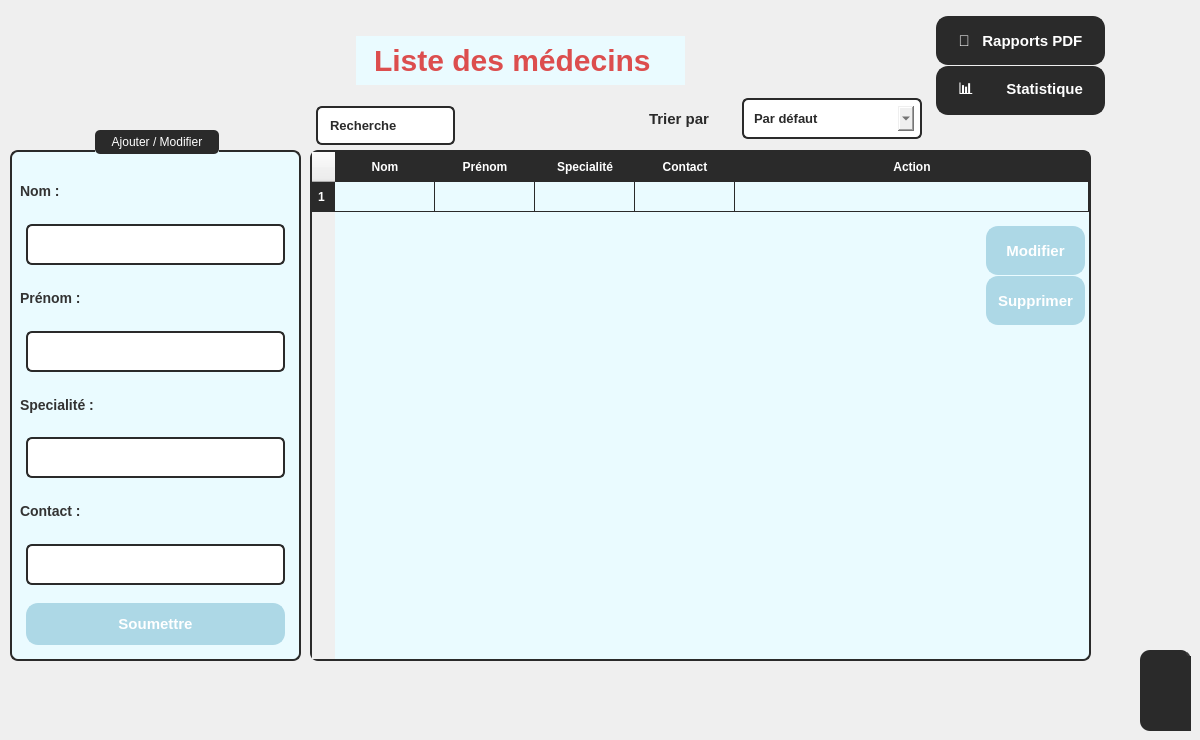
        <widget class="QWidget" name="Labo_15">
         <property name="styleSheet">
          <string notr="true">color : black;</string>
         </property>
         <widget class="QLabel" name="label_250">
          <property name="geometry">
           <rect>
            <x>350</x>
            <y>30</y>
            <width>341</width>
            <height>61</height>
           </rect>
          </property>
          <property name="styleSheet">
           <string notr="true"> color: rgb(220, 78, 78);
    padding: 10px;
    margin: 6px;
    font-size: 30px;
    font-weight: bold;
background-color: rgb(234, 251, 255); 

</string>
          </property>
          <property name="text">
           <string>Liste des médecins</string>
          </property>
         </widget>
         <widget class="QWidget" name="popupWidget_15" native="true">
          <property name="geometry">
           <rect>
            <x>1140</x>
            <y>650</y>
            <width>51</width>
            <height>81</height>
           </rect>
          </property>
          <property name="styleSheet">
           <string notr="true">QWidget {
    background-color: #2a2a2a;
    border-right: 2px solid #3a3a3a;
    border-radius: 10px;
}

QPushButton {
    background-color: #3a3a3a;
    color: #ffffff;
    border: none;
    padding: 10px;
    margin: 5px;
    border-radius: 10px;
}

QPushButton:hover {
    background-color: #4a4a4a;
}

QPushButton:pressed {
    background-color: #666666;
}

QListWidget {
    background-color: #2a2a2a;
    color: #ffffff;
    border: none;
    border-radius: 10px;
}

QListWidget::item {
    padding: 8px;
    border-radius: 10px;
}

QListWidget::item:selected {
    background-color: #4a4a4a;
}

QScrollBar:vertical {
    border: none;
    background: #2a2a2a;
    width: 8px;
    margin: 0px 0px 0px 0px;
    border-radius: 10px;
}

QScrollBar::handle:vertical {
    background: #555555;
    border-radius: 10px;
}

QScrollBar::handle:vertical:hover {
    background: #777777;
}

QScrollBar::add-line:vertical, QScrollBar::sub-line:vertical {
    border: none;
    background: none;
}
</string>
          </property>
          <widget class="QPushButton" name="pushButton_45">
           <property name="geometry">
            <rect>
             <x>30</x>
             <y>70</y>
             <width>111</width>
             <height>51</height>
            </rect>
           </property>
           <property name="styleSheet">
            <string notr="true">QPushButton {
    background-color: #2a2a2a;
    color: #ffffff;
    border: 2px solid #2a2a2a;
    padding: 10px;
    margin: 6px;
    border-radius: 12px;
    font-size: 11px;
    font-weight: bold;
    text-transform: uppercase;
    transition: all 0.3s ease-in-out;
}

QPushButton:hover {
    background-color: #606060;
    border-color: #777777;
}

QPushButton:pressed {
    background-color: #787878;
    border-color: #909090;
}

QPushButton:disabled {
    background-color: #353535;
    color: #ffffff;
    border-color: #444444;
}
</string>
           </property>
           <property name="text">
            <string>testtt</string>
           </property>
          </widget>
          <widget class="QPushButton" name="pushButton_46">
           <property name="geometry">
            <rect>
             <x>20</x>
             <y>0</y>
             <width>131</width>
             <height>61</height>
            </rect>
           </property>
           <property name="styleSheet">
            <string notr="true">QPushButton {
    background-color: #2a2a2a;
    color: #ffffff;
    border: 2px solid #2a2a2a;
    padding: 10px;
    margin: 6px;
    border-radius: 12px;
    font-size: 11px;
    font-weight: bold;
    text-transform: uppercase;
    transition: all 0.3s ease-in-out;
}

QPushButton:hover {
    background-color: #606060;
    border-color: #777777;
}

QPushButton:pressed {
    background-color: #787878;
    border-color: #909090;
}

QPushButton:disabled {
    background-color: #353535;
    color: #ffffff;
    border-color: #444444;
}
</string>
           </property>
           <property name="text">
            <string>testtt</string>
           </property>
          </widget>
          <widget class="QPushButton" name="pushButton_47">
           <property name="geometry">
            <rect>
             <x>20</x>
             <y>30</y>
             <width>131</width>
             <height>61</height>
            </rect>
           </property>
           <property name="styleSheet">
            <string notr="true">QPushButton {
    background-color: #2a2a2a;
    color: #ffffff;
    border: 2px solid #2a2a2a;
    padding: 10px;
    margin: 6px;
    border-radius: 12px;
    font-size: 11px;
    font-weight: bold;
    text-transform: uppercase;
    transition: all 0.3s ease-in-out;
}

QPushButton:hover {
    background-color: #606060;
    border-color: #777777;
}

QPushButton:pressed {
    background-color: #787878;
    border-color: #909090;
}

QPushButton:disabled {
    background-color: #353535;
    color: #ffffff;
    border-color: #444444;
}
</string>
           </property>
           <property name="text">
            <string>testtt</string>
           </property>
          </widget>
         </widget>
         <widget class="QGroupBox" name="groupBox_17">
          <property name="geometry">
           <rect>
            <x>10</x>
            <y>130</y>
            <width>291</width>
            <height>531</height>
           </rect>
          </property>
          <property name="styleSheet">
           <string notr="true">QGroupBox {
    background-color: rgb(234, 251, 255);  /* Light blue background */
    border: 2px solid #2a2a2a ;  /* Dark gray border */
    border-radius: 8px;         /* Rounded corners */
    margin-top: 20px;           /* Space for title */
    padding: 10px;
}
QGroupBox::title {
    subcontrol-origin: margin;
    subcontrol-position: top center;
    padding: 5px 15px;
    background-color: #2a2a2a  ;  /* Dark gray background */
    color: white  ;               /* White text */
    border-radius: 5px;
    font-weight: bold;
}</string>
          </property>
          <property name="title">
           <string>Ajouter / Modifier</string>
          </property>
          <widget class="QWidget" name="layoutWidget_29">
           <property name="geometry">
            <rect>
             <x>10</x>
             <y>40</y>
             <width>271</width>
             <height>481</height>
            </rect>
           </property>
           <layout class="QVBoxLayout" name="verticalLayout_18">
            <item>
             <widget class="QLabel" name="label_251">
              <property name="styleSheet">
               <string notr="true">font-size: 14px;
        font-weight: bold;
        color: #333; /* Dark gray text */
        background: transparent;</string>
              </property>
              <property name="text">
               <string>Nom :</string>
              </property>
             </widget>
            </item>
            <item>
             <widget class="QLineEdit" name="lineEdit_83">
              <property name="styleSheet">
               <string notr="true">border: 2px solid #2a2a2a ; /* Blue border */
        border-radius: 6px;
        padding: 5px 8px;
         color: #2a2a2a;
    padding: 10px;
    margin: 6px;
    font-size: 13px;
    font-weight: bold;
        selection-background-color: #cce5ff; /* Light blue selection */

</string>
              </property>
             </widget>
            </item>
            <item>
             <widget class="QLabel" name="label_252">
              <property name="styleSheet">
               <string notr="true">font-size: 14px;
        font-weight: bold;
        color: #333; /* Dark gray text */
        background: transparent;</string>
              </property>
              <property name="text">
               <string>Prénom :</string>
              </property>
             </widget>
            </item>
            <item>
             <widget class="QLineEdit" name="lineEdit_92">
              <property name="styleSheet">
               <string notr="true">border: 2px solid #2a2a2a ; /* Blue border */
        border-radius: 6px;
        padding: 5px 8px;
         color: #2a2a2a;
    padding: 10px;
    margin: 6px;
    font-size: 13px;
    font-weight: bold;
        selection-background-color: #cce5ff; /* Light blue selection */

</string>
              </property>
             </widget>
            </item>
            <item>
             <widget class="QLabel" name="label_253">
              <property name="styleSheet">
               <string notr="true">font-size: 14px;
        font-weight: bold;
        color: #333; /* Dark gray text */
        background: transparent;</string>
              </property>
              <property name="text">
               <string>Specialité :</string>
              </property>
             </widget>
            </item>
            <item>
             <widget class="QLineEdit" name="lineEdit_93">
              <property name="styleSheet">
               <string notr="true">border: 2px solid #2a2a2a ; /* Blue border */
        border-radius: 6px;
        padding: 5px 8px;
         color: #2a2a2a;
    padding: 10px;
    margin: 6px;
    font-size: 13px;
    font-weight: bold;
        selection-background-color: #cce5ff; /* Light blue selection */

</string>
              </property>
             </widget>
            </item>
            <item>
             <widget class="QLabel" name="label_254">
              <property name="styleSheet">
               <string notr="true">font-size: 14px;
        font-weight: bold;
        color: #333; /* Dark gray text */
        background: transparent;</string>
              </property>
              <property name="text">
               <string>Contact :</string>
              </property>
             </widget>
            </item>
            <item>
             <widget class="QLineEdit" name="lineEdit_94">
              <property name="styleSheet">
               <string notr="true">border: 2px solid #2a2a2a ; /* Blue border */
        border-radius: 6px;
        padding: 5px 8px;
         color: #2a2a2a;
    padding: 10px;
    margin: 6px;
    font-size: 13px;
    font-weight: bold;
        selection-background-color: #cce5ff; /* Light blue selection */

</string>
              </property>
             </widget>
            </item>
            <item>
             <widget class="QPushButton" name="pushButton_163">
              <property name="styleSheet">
               <string notr="true">QPushButton {
    background-color: rgb(173, 216, 230);
    color: #ffffff;
    border: 2px solid rgb(173, 216, 230);
    padding: 10px;
    margin: 6px;
    border-radius: 12px;
    font-size: 15px;
    font-weight: bold;
    transition: all 0.3s ease-in-out;
}

QPushButton:hover {
    background-color: #606060;
    border-color: #777777;
}

QPushButton:pressed {
    background-color: #787878;
    border-color: #909090;
}

QPushButton:disabled {
    background-color: #353535;
    color: #ffffff;
    border-color: #444444;
}
</string>
              </property>
              <property name="text">
               <string>Soumettre</string>
              </property>
             </widget>
            </item>
           </layout>
          </widget>
         </widget>
         <widget class="QTableWidget" name="tableau2_6">
          <property name="geometry">
           <rect>
            <x>310</x>
            <y>150</y>
            <width>781</width>
            <height>511</height>
           </rect>
          </property>
          <property name="minimumSize">
           <size>
            <width>781</width>
            <height>0</height>
           </size>
          </property>
          <property name="maximumSize">
           <size>
            <width>781</width>
            <height>511</height>
           </size>
          </property>
          <property name="layoutDirection">
           <enum>Qt::LayoutDirection::LeftToRight</enum>
          </property>
          <property name="autoFillBackground">
           <bool>false</bool>
          </property>
          <property name="styleSheet">
           <string notr="true">QTableWidget {
    background-color: rgb(234, 251, 255);
    border: 2px solid #2a2a2a;
    border-radius: 8px;
    gridline-color: #2a2a2a;
    selection-background-color: #2a2a2a;
    selection-color: white;
}

QHeaderView::section {
    background-color: #2a2a2a;
    color: white;
    padding: 5px;
    border: 1px solid #2a2a2a;
    font-weight: bold;
}

QTableWidget QTableCornerButton::section {
    background-color: #2a2a2a;
    border: 1px solid #2a2a2a;
}

QTableWidget::item {
    padding: 5px;
}

QTableWidget::item:selected {
    background-color: #2a2a2a;
    color: white;
}

QTableWidget::item:hover {
    background-color: rgb(200, 240, 250);
}
</string>
          </property>
          <property name="lineWidth">
           <number>144</number>
          </property>
          <property name="sizeAdjustPolicy">
           <enum>QAbstractScrollArea::SizeAdjustPolicy::AdjustToContents</enum>
          </property>
          <attribute name="horizontalHeaderStretchLastSection">
           <bool>true</bool>
          </attribute>
          <row/>
          <column>
           <property name="text">
            <string>Nom</string>
           </property>
          </column>
          <column>
           <property name="text">
            <string>Prénom</string>
           </property>
          </column>
          <column>
           <property name="text">
            <string>Specialité</string>
           </property>
          </column>
          <column>
           <property name="text">
            <string>Contact</string>
           </property>
          </column>
          <column>
           <property name="text">
            <string>Action</string>
           </property>
          </column>
         </widget>
         <widget class="QLineEdit" name="lineEdit_95">
          <property name="geometry">
           <rect>
            <x>310</x>
            <y>100</y>
            <width>151</width>
            <height>51</height>
           </rect>
          </property>
          <property name="styleSheet">
           <string notr="true">border: 2px solid #2a2a2a ; /* Blue border */
        border-radius: 6px;
        padding: 5px 8px;
 color: #2a2a2a  ;
    padding: 10px;
    margin: 6px;
    font-size: 13px;
    font-weight: bold;
        selection-background-color: #cce5ff; /* Light blue selection */

text : search
</string>
          </property>
          <property name="text">
           <string>Recherche</string>
          </property>
         </widget>
         <widget class="QPushButton" name="pushButton_164">
          <property name="geometry">
           <rect>
            <x>980</x>
            <y>220</y>
            <width>111</width>
            <height>61</height>
           </rect>
          </property>
          <property name="styleSheet">
           <string notr="true">QPushButton {
    background-color: rgb(173, 216, 230);
    color: #ffffff;
    border: 2px solid rgb(173, 216, 230);
    padding: 10px;
    margin: 6px;
    border-radius: 12px;
    font-size: 15px;
    font-weight: bold;
    transition: all 0.3s ease-in-out;
}

QPushButton:hover {
    background-color: #606060;
    border-color: #777777;
}

QPushButton:pressed {
    background-color: #787878;
    border-color: #909090;
}

QPushButton:disabled {
    background-color: #353535;
    color: #ffffff;
    border-color: #444444;
}
</string>
          </property>
          <property name="text">
           <string>Modifier</string>
          </property>
         </widget>
         <widget class="QPushButton" name="pushButton_165">
          <property name="geometry">
           <rect>
            <x>980</x>
            <y>270</y>
            <width>111</width>
            <height>61</height>
           </rect>
          </property>
          <property name="styleSheet">
           <string notr="true">QPushButton {
    background-color: rgb(173, 216, 230);
    color: #ffffff;
    border: 2px solid rgb(173, 216, 230);
    padding: 10px;
    margin: 6px;
    border-radius: 12px;
    font-size: 15px;
    font-weight: bold;
    transition: all 0.3s ease-in-out;
}

QPushButton:hover {
    background-color: #606060;
    border-color: #777777;
}

QPushButton:pressed {
    background-color: #787878;
    border-color: #909090;
}

QPushButton:disabled {
    background-color: #353535;
    color: #ffffff;
    border-color: #444444;
}
</string>
          </property>
          <property name="text">
           <string>Supprimer</string>
          </property>
         </widget>
         <widget class="QPushButton" name="btnmedecin3_6">
          <property name="geometry">
           <rect>
            <x>930</x>
            <y>10</y>
            <width>181</width>
            <height>61</height>
           </rect>
          </property>
          <property name="styleSheet">
           <string notr="true">QPushButton {
    background-color: #2a2a2a   ;
    color: #ffffff;
    border: 2px solid #2a2a2a   ;
    padding: 10px;
    margin: 6px;
    border-radius: 12px;
    font-size: 15px;
    font-weight: bold;
    transition: all 0.3s ease-in-out;
}

QPushButton:hover {
    background-color: #606060;
    border-color: #777777;
}

QPushButton:pressed {
    background-color: #787878;
    border-color: #909090;
}

QPushButton:disabled {
    background-color: #353535;
    color: #ffffff;
    border-color: #444444;
}
</string>
          </property>
          <property name="text">
           <string>📑   Rapports PDF</string>
          </property>
          <property name="icon">
           <iconset>
            <normaloff>:/new/prefix1/icons/microscope_4131002.png</normaloff>:/new/prefix1/icons/microscope_4131002.png</iconset>
          </property>
          <property name="checkable">
           <bool>true</bool>
          </property>
          <property name="autoExclusive">
           <bool>true</bool>
          </property>
         </widget>
         <widget class="QPushButton" name="btnmedecin2_6">
          <property name="geometry">
           <rect>
            <x>930</x>
            <y>60</y>
            <width>181</width>
            <height>61</height>
           </rect>
          </property>
          <property name="styleSheet">
           <string notr="true">QPushButton {
    background-color: #2a2a2a   ;
    color: #ffffff;
    border: 2px solid #2a2a2a   ;
    padding: 10px;
    margin: 6px;
    border-radius: 12px;
    font-size: 15px;
    font-weight: bold;
    transition: all 0.3s ease-in-out;
}

QPushButton:hover {
    background-color: #606060;
    border-color: #777777;
}

QPushButton:pressed {
    background-color: #787878;
    border-color: #909090;
}

QPushButton:disabled {
    background-color: #353535;
    color: #ffffff;
    border-color: #444444;
}
</string>
          </property>
          <property name="text">
           <string>📊        Statistique</string>
          </property>
          <property name="icon">
           <iconset>
            <normaloff>:/new/prefix1/icons/microscope_4131002.png</normaloff>:/new/prefix1/icons/microscope_4131002.png</iconset>
          </property>
          <property name="checkable">
           <bool>true</bool>
          </property>
          <property name="autoExclusive">
           <bool>true</bool>
          </property>
         </widget>
         <widget class="QWidget" name="layoutWidget_30">
          <property name="geometry">
           <rect>
            <x>537</x>
            <y>90</y>
            <width>391</width>
            <height>57</height>
           </rect>
          </property>
          <layout class="QHBoxLayout" name="horizontalLayout_15">
           <property name="spacing">
            <number>7</number>
           </property>
           <item alignment="Qt::AlignmentFlag::AlignRight">
            <widget class="QLabel" name="label_255">
             <property name="styleSheet">
              <string notr="true"> color: #2a2a2a  ;
    padding: 10px;
    margin: 6px;
    font-size: 15px;
    font-weight: bold;
 </string>
             </property>
             <property name="text">
              <string>Trier par</string>
             </property>
            </widget>
           </item>
           <item>
            <widget class="QComboBox" name="comboBox_25">
             <property name="styleSheet">
              <string notr="true">border: 2px solid #2a2a2a ; /* Blue border */
        border-radius: 6px;
        padding: 5px 8px;
 color: #2a2a2a  ;
    padding: 10px;
    margin: 6px;
    font-size: 13px;
    font-weight: bold;
        selection-background-color: #cce5ff; /* Light blue selection */

text : search
</string>
             </property>
             <item>
              <property name="text">
               <string>Par défaut</string>
              </property>
             </item>
             <item>
              <property name="text">
               <string>Id</string>
              </property>
             </item>
             <item>
              <property name="text">
               <string>Nom</string>
              </property>
             </item>
             <item>
              <property name="text">
               <string>Prénom</string>
              </property>
             </item>
            </widget>
           </item>
          </layout>
         </widget>
        </widget>
